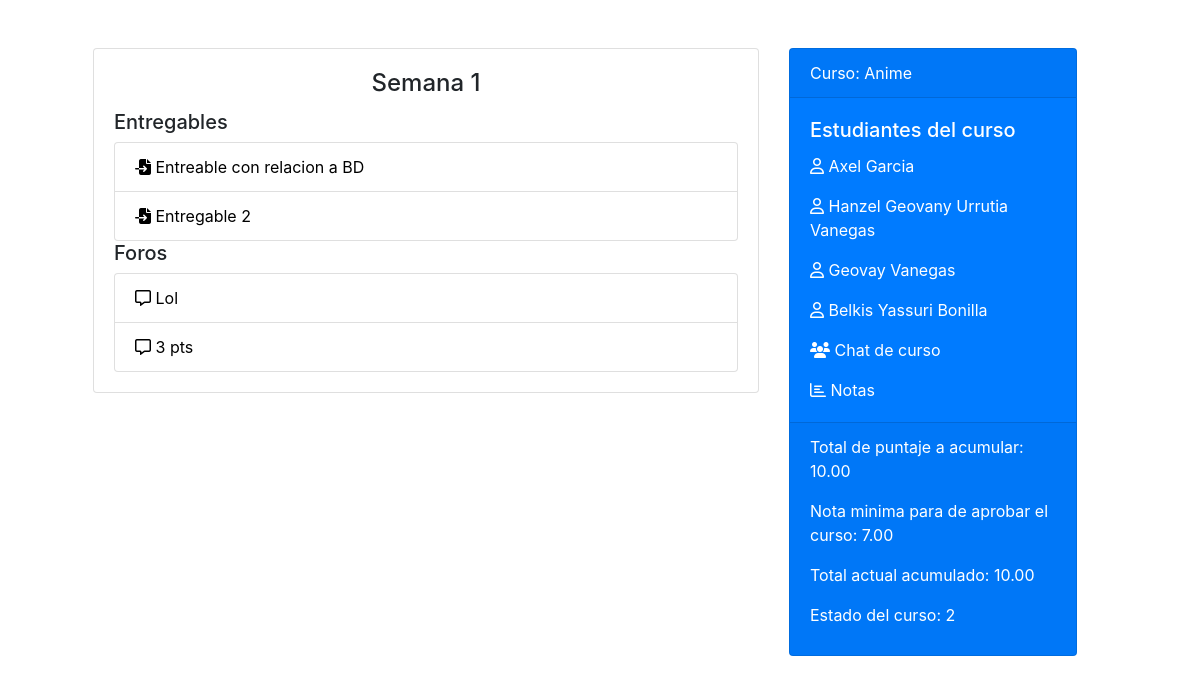
Page /curso/19 on the committed database.
### PortAll50/models.py (models this page shows, shortened)
class Seccion(models.Model):
    nombre = models.CharField(max_length=60)
    curso = models.ForeignKey(Curso, on_delete=CASCADE, related_name="seccion_curso")
    class Meta:
        verbose_name_plural = "Seccion"

class Entregable(models.Model):
    nombre_entregable = models.CharField(max_length=30)
    archivo = models.FileField(upload_to='entregables/', blank=True) #ver video axel
    comentario = models.CharField(max_length=100)
    tiempo_disp_hasta = models.DateTimeField(null=True)
    ESTADO_ENTREGA = [("1", "Mostrar"), ("2", "Recibida")]
    estado_entrega = models.CharField(choices=ESTADO_ENTREGA, max_length=1, default="1")
    seccion = models.ForeignKey(Seccion, on_delete=CASCADE, related_name="seccion_entregable")
    nota = models.DecimalField(decimal_places=2, max_digits=5, null=True)
    class Meta:
        verbose_name_plural = "Entregable"

class Foro(models.Model):
    nombre_foro = models.CharField(max_length=60)
    asignacion_foro = models.CharField(max_length=300)
    fecha_vencimiento = models.DateTimeField() #investigar
    nota = models.DecimalField(decimal_places=2, max_digits=5, null=True)
    seccion = models.ForeignKey(Seccion, on_delete=CASCADE, related_name="seccion_foro")
    class Meta:
        verbose_name_plural = "Foro"

class Curso(models.Model):
    nombre_curso = models.CharField(max_length=60)
    cuentas = models.ManyToManyField(User, related_name="cursos_inscritos", null=True) #identifica participantes
    propietario = models.ForeignKey(User, on_delete=CASCADE, related_name="cursos_creados")
    imagen = models.ImageField(upload_to='cursos/', null = True) #investigar upload_to
    ESTADO_CURSO = [("0", "Preparando"), ("1", "Activo"), ("2", "Finalizo")]
    estado_curso = models.CharField(choices=ESTADO_CURSO, max_length=1, default="0")
    cantidad_minima = models.DecimalField(decimal_places=2, max_digits=5, null=True)
    total_acumular = models.DecimalField(decimal_places=2, max_digits=5, null=True)
    actual_acumulado = models.DecimalField(decimal_places=2, max_digits=5, default=0)
    class Meta:
        verbose_name_plural = "Curso"

### PortAll50/views.py (the view)
# urls.py: path("curso/<int:id_curso>", views.curso, name="curso"),
def curso(request, id_curso):
    curso = Curso.objects.get(id=id_curso)
    context = {
        "curso": curso
    }
    return render(request, "PortAll50/curso.html", context)

### PortAll50/templates/portall50/curso.html (shortened to what this page needs)
{% extends 'base.html' %}
{% load bootstrap4 %}
{% load static %}
{% block main %}
    <div class="container">
        <div class="row">
            <div class="col-lg-8">
                <div class="card">
                    {% for seccion in curso.seccion_curso.all %}
                        <div class="card-body">
                            <h4 class="card-title text-center">{{seccion.nombre}}</h4>
                            {% if seccion.seccion_entregable.all %}
                            <h5>Entregables</h5>
                                <ul class="list-group">
                                    {% for entregable in seccion.seccion_entregable.all %}
                                        <li class="list-group-item"><a href="{% url 'entregable' entregable.id %}"><i class="fas fa-file-import"></i> {{entregable.nombre_entregable}}</a></li>
                                    {% endfor %}
                                </ul>
                            {% endif %}
                            {% if seccion.seccion_foro.all %}
                                <h5>Foros</h5>
                                <ul class="list-group">
                                    {% for foro in seccion.seccion_foro.all %}
                                        <li class="list-group-item"><a href="{% url 'foro' foro.id %}"><i class="far fa-comment-alt"></i> {{foro.nombre_foro}}</a></li>
                                    {% endfor %}
                                </ul>
                            {% endif %}
                        </div>
                    {% endfor %}
                </div>
            </div>
            <div class="col-lg-4">
                <div class="card text-white bg-primary mb-3" style="max-width: 18rem;">
                    <div class="card-header">Curso: {{curso.nombre_curso}}</div>
                    <div class="card-body">
                        <h5 class="card-title">Estudiantes del curso</h5>
                        {% for participante in curso.cuentas.all %}
                            <p class="card-text"><a href="{% url 'mensaje' participante.id %}"><i class="far fa-user"></i> {{participante.first_name}} {{participante.last_name}}</a></p>
                       {% endfor %}
                        <p class="card-text"><a href="{% url 'chatCurso' curso.id %}"><i class="fas fa-users"></i> Chat de curso</a></p>
                        <p class="card-text"><a href="{% url 'notasCurso' curso.id %}"><i class="far fa-chart-bar"></i> Notas</a></p>
                    </div>
                    <div class="card-footer">
                        <p>Total de puntaje a acumular: {{curso.total_acumular}}</p>
                        <p>Nota minima para de aprobar el curso: {{curso.cantidad_minima}}</p>
                        <p>Total actual acumulado: {{curso.actual_acumulado}}</p>
                        <p>Estado del curso: {{curso.estado_curso}}</p>
                    </div>
                </div>
            </div>
        </div>
    </div>
{% endblock %}

### PortAll50/static/css/base.css (style rules this page uses)
a { color: black; text-decoration: none; }
p > a { color: white; }

### rows in the picture
Seccion: nombre "Semana 1"
Entregable: nombre_entregable "Entreable con relacion a BD"
Entregable: nombre_entregable "Entregable 2"
Foro: nombre_foro "Lol"
Foro: nombre_foro "3 pts"
Curso: nombre_curso "Anime", total_acumular "10.00", cantidad_minima "7.00", actual_acumulado "10.00", estado_curso "2"

### other values in the picture
{{ participante.first_name }} "Axel"
{{ participante.last_name }} "Garcia"
{{ participante.first_name }} "Hanzel Geovany"
{{ participante.last_name }} "Urrutia Vanegas"
{{ participante.first_name }} "Geovay"
{{ participante.last_name }} "Vanegas"
{{ participante.first_name }} "Belkis Yassuri"
{{ participante.last_name }} "Bonilla"
